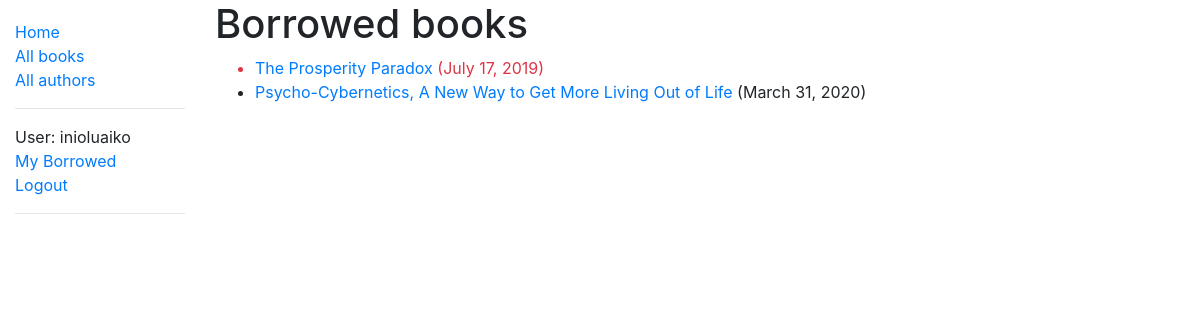
Screenshot of /catalog/mybooks/ (signed in) with the database file from the repository.
### catalog/models.py (models this page shows, shortened)
class BookInstance(models.Model):
    id = models.UUIDField(
        primary_key=True,
        default=uuid.uuid4,
        help_text="Unique ID for this particular book across whole library",
    )
    book = models.ForeignKey("Book", on_delete=models.SET_NULL, null=True)
    imprint = models.CharField(max_length=200)
    due_back = models.DateField(null=True, blank=True)
    book_borrower = models.ForeignKey(
        User, on_delete=models.SET_NULL, null=True, blank=True
    )
    book_quality = models.CharField(max_length=200)
    LOAN_STATUS = (
        ("m", "Maintenance"),
        ("o", "On loan"),
        ("a", "Available"),
        ("r", "Reserved"),
    )
    status = models.CharField(
        max_length=1,
        choices=LOAN_STATUS,
        blank=True,
        default="m",
        help_text="Book availability",
    )
    class Meta:
        ordering = ["due_back"]
        permissions = (("can_mark_returned", "Set book as returned"),)
    @property
    def is_overdue(self):
        if self.due_back and date.today() > self.due_back:
            return True
        return False

class Book(models.Model):
    title = models.CharField(max_length=200)
    author = models.ForeignKey("Author", on_delete=models.SET_NULL, null=True)
    summary = models.TextField(
        max_length=1000, help_text="Enter a brief description of the book"
    )
    isbn = models.CharField(
        "ISBN",
        max_length=13,
        help_text="13 Character"
        ' <a href="https://www.isbn-international.org/content/what-isbn">'
        "ISBN number</a>",
    )
    genre = models.ManyToManyField(
        Genre, help_text="Select a genre for this book"
    )
    book_language = models.ForeignKey(
        "BookLanguage", on_delete=models.SET_NULL, null=True
    )
    def display_genre(self):
        """Create a string for the Genre.
        This is required to display genre in Admin."""
        return ", ".join(genre.name for genre in self.genre.all()[:3])
    display_genre.short_description = "Genre"

### catalog/views.py (the view)
# urls.py: path('mybooks/', views.LoanedBooksByUserListView.as_view(), name='my-borrowed'),
class LoanedBooksByUserListView(LoginRequiredMixin, generic.ListView):
    model = BookInstance
    template_name = "catalog/bookinstance_list_borrowed_user.html"
    paginate_by = 10
    def get_queryset(self):
        return (
            BookInstance.objects.filter(book_borrower=self.request.user)
            .filter(status__exact="o")
            .order_by("due_back")
        )

### catalog/templates/catalog/bookinstance_list_borrowed_user.html
{% extends "base_generic.html" %}
{% block content %}
<h1>Borrowed books</h1>
{% if bookinstance_list %}
<ul>
  {% for bookinst in bookinstance_list %}
  <li class="{% if bookinst.is_overdue %}text-danger{% endif %}">
    <a href="{% url 'book-detail' bookinst.book.pk %}">{{bookinst.book.title}}</a> ({{ bookinst.due_back }})
  </li>
  {% endfor %}
</ul>
{% else %}
<p>There are no books borrowed.</p>
{% endif %}
{% endblock %}

### catalog/templates/base_generic.html (shortened to what this page needs)
<!DOCTYPE html>
<html lang="en">
<head>
  <link rel="stylesheet" href="https://stackpath.bootstrapcdn.com/bootstrap/4.1.3/css/bootstrap.min.css"
>
  {% load static %}
  <link rel="stylesheet" href="{% static 'css/styles.css' %}">
</head>
<body>
  <div class="container-fluid">
    <div class="row">
      <div class="col-sm-2">
        {% block sidebar %}
        <ul class="sidebar-nav">
          <li><a href="{% url 'index' %}">Home</a></li>
          <li><a href="{% url 'books' %}">All books</a></li>
          <li><a href="{% url 'authors' %}">All authors</a></li>
          <hr>
          {% if user.is_authenticated %}
          <li>User: {{ user.get_username }}</li>
          <li><a href="{% url 'my-borrowed' %}">My Borrowed</a></li>
          <li><a href="{% url 'logout'%}?next={{request.path}}">Logout</a></li>
          {% else %}
          <li><a href="{% url 'login'%}?next={{request.path}}">Login</a></li>
          {% endif %}
          <hr>
        </ul>
        {% endblock %}
      </div>
      <div class="col-sm-10 ">{% block content %}{% endblock %}</div>
    </div>
  </div>
</body>
</html>

### catalog/static/css/styles.css (style rules this page uses)
.sidebar-nav { margin-top: 20px; padding: 0; list-style: none; }

### rows the page displays
BookInstance: book "The Prosperity Paradox", due_back "July 17, 2019"
BookInstance: book "Psycho-Cybernetics, A New Way to Get More Living Out of Life", due_back "March 31, 2020"

### other values shown
{{ user.get_username }} "inioluaiko"
